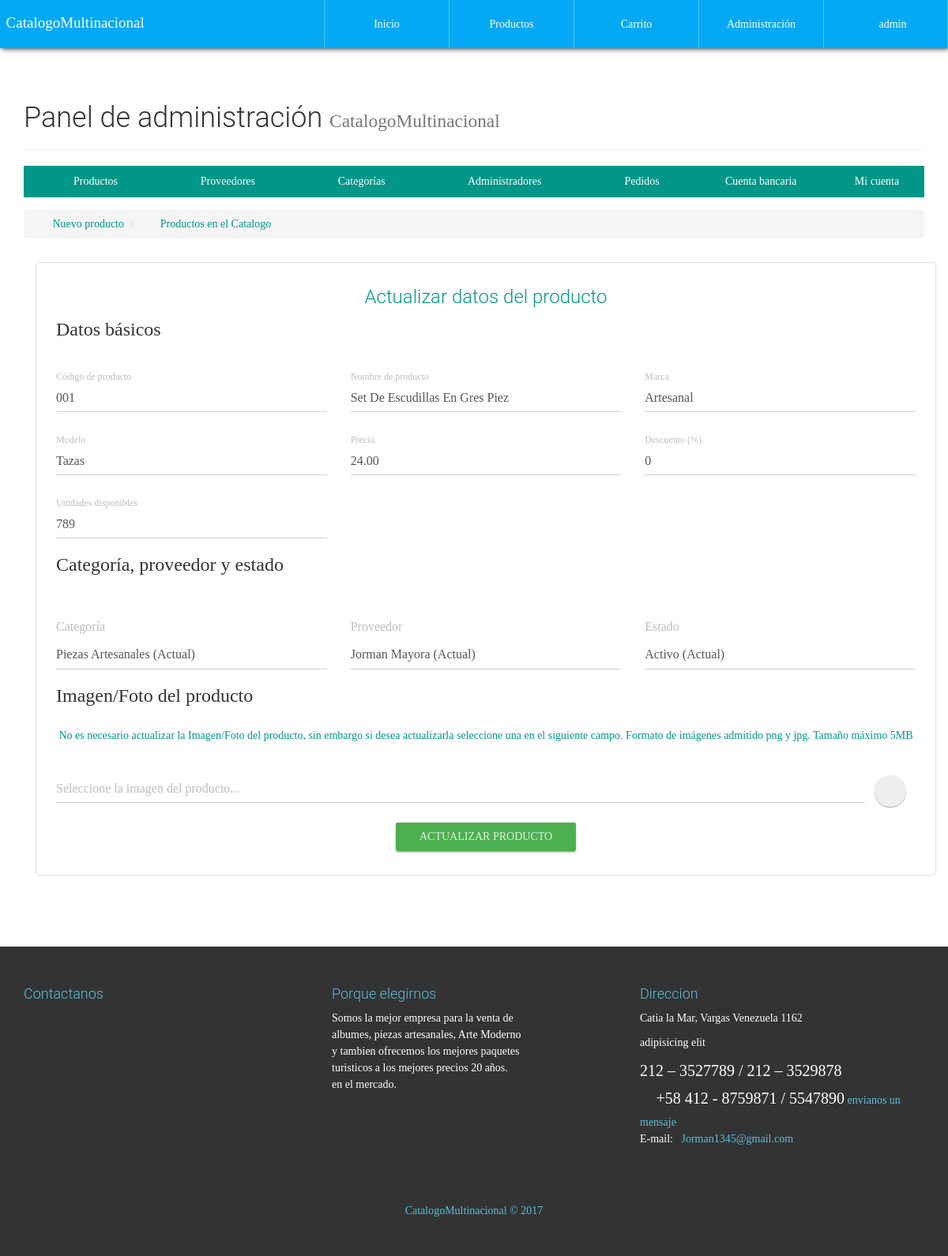
The page /configAdmin.php?view=productinfo&code=001 (signed in) on the database its author committed.
### tables this page shows
CREATE TABLE IF NOT EXISTS `producto` (
  `id` int(20) NOT NULL AUTO_INCREMENT,
  `CodigoProd` varchar(30) NOT NULL,
  `NombreProd` varchar(30) NOT NULL,
  `CodigoCat` varchar(30) NOT NULL,
  `Precio` decimal(30,2) NOT NULL,
  `Descuento` int(2) NOT NULL,
  `Modelo` varchar(30) NOT NULL,
  `Marca` varchar(30) NOT NULL,
  `Stock` int(20) NOT NULL,
  `NITProveedor` varchar(30) NOT NULL,
  `Imagen` varchar(150) NOT NULL,
  `Nombre` varchar(30) NOT NULL,
  `Estado` varchar(15) NOT NULL,
  PRIMARY KEY (`id`),
  KEY `CodigoCat` (`CodigoCat`),
  KEY `NITProveedor` (`NITProveedor`),
  KEY `Agregado` (`Nombre`)
);

### library/consulSQL.php (called while the page is built, shortened)
<?php
class ejecutarSQL {
    public static function conectar(){
        if(!$con=  mysqli_connect(SERVER,USER,PASS,BD)){
            echo "Error en el servidor, verifique sus datos";
        }
        mysqli_set_charset($con, "utf8");
        return $con;
    }
    public static function consultar($query) {
        if (!$consul = mysqli_query(ejecutarSQL::conectar(), $query)) {
            echo 'Error en la consulta SQL ejecutada';
        }
        return $consul;
    }
}

### admin/productinfo-view.php (the view, shortened to what this page needs)
<ul class="breadcrumb" style="margin-bottom: 5px;">
    <li>
        <a href="configAdmin.php?view=product">
            <i class="fa fa-plus-circle" aria-hidden="true"></i> &nbsp; Nuevo producto
        </a>
    </li>
    <li>
        <a href="configAdmin.php?view=productlist"><i class="fa fa-list-ol" aria-hidden="true"></i> &nbsp; Productos en el Catalogo</a>
    </li>
</ul>
<div class="container">
	<div class="row">
        <div class="col-xs-12">
            <div class="container-form-admin">
                <h3 class="text-primary text-center">Actualizar datos del producto</h3>
                <?php
                	$code=$_GET['code'];
                	$producto=ejecutarSQL::consultar("SELECT * FROM producto WHERE CodigoProd='$code'");
                	$prod=mysqli_fetch_array($producto, MYSQLI_ASSOC);
                ?>
                <form action="./process/updateProduct.php" method="POST" enctype="multipart/form-data" class="FormCatElec" data-form="update">
                    <div class="container-fluid">
                        <div class="row">
                            <div class="col-xs-12">
                                <legend>Datos básicos</legend>
                            </div>
                            <div class="col-xs-12 col-sm-6 col-md-4">
                              <div class="form-group label-floating">
                                <label class="control-label">Código de producto</label>
                                <input type="text" class="form-control" value="<?php echo $prod['CodigoProd']; ?>" required maxlength="30" readonly name="prod-codigo">
                              </div>
                            </div>
                            <div class="col-xs-12 col-sm-6 col-md-4">
                              <div class="form-group label-floating">
                                <label class="control-label">Nombre de producto</label>
                                <input type="text" class="form-control" value="<?php echo $prod['NombreProd']; ?>" required maxlength="30" name="prod-name">
                              </div>
                            </div>
                            <div class="col-xs-12 col-sm-6 col-md-4">
                              <div class="form-group label-floating">
                                <label class="control-label">Marca</label>
                                <input type="text" class="form-control" value="<?php echo $prod['Marca']; ?>" required name="prod-marca">
                              </div>
                            </div>
                            <div class="col-xs-12 col-sm-6 col-md-4">
                              <div class="form-group label-floating">
                                <label class="control-label">Modelo</label>
                                <input type="text" class="form-control" value="<?php echo $prod['Modelo']; ?>" required name="prod-model">
                              </div>
                            </div>
                            <div class="col-xs-12 col-sm-6 col-md-4">
                              <div class="form-group label-floating">
                                <label class="control-label">Precio</label>
                                <input type="text" class="form-control" value="<?php echo $prod['Precio']; ?>" required maxlength="20" pattern="[0-9.]{1,20}" name="prod-price">
                              </div>
                            </div>
                            <div class="col-xs-12 col-sm-6 col-md-4">
                              <div class="form-group label-floating">
                                <label class="control-label">Descuento (%)</label>
                                <input type="text" class="form-control" required maxlength="2" pattern="[0-9]{1,2}" name="prod-desc-price" value="<?php echo $prod['Descuento']; ?>">
                              </div>
                            </div>
                            <div class="col-xs-12 col-sm-6 col-md-4">
                              <div class="form-group label-floating">
                                <label class="control-label">Unidades disponibles</label>
                                <input type="text" class="form-control" value="<?php echo $prod['Stock']; ?>" required maxlength="20" pattern="[0-9]{1,20}" name="prod-stock">
                              </div>
                            </div>
                            <div class="col-xs-12">
                                <legend>Categoría, proveedor y estado</legend>
                            </div>
                            <div class="col-xs-12 col-sm-6 col-md-4">
                              <div class="form-group">
                                <label>Categoría</label>
                                <select class="form-control" name="prod-categoria">
                                    <?php
                                        $categoria=ejecutarSQL::consultar("SELECT * FROM categoria");
                                        while($catec=mysqli_fetch_array($categoria, MYSQLI_ASSOC)){
                                        	if($prod['CodigoCat']==$catec['CodigoCat']){
                                            	echo '<option selected="" value="'.$catec['CodigoCat'].'">'.$catec['Nombre'].' (Actual)</option>';
                                        	}else{
                                        		echo '<option value="'.$catec['CodigoCat'].'">'.$catec['Nombre'].'</option>';
                                        	}
                                        }
                                    ?>
                                </select>
                              </div>
                            </div>
                            <div class="col-xs-12 col-sm-6 col-md-4">
                              <div class="form-group">
                                <label>Proveedor</label>
                                <select class="form-control" name="prod-codigoP">
                                    <?php
                                        $proveedor=ejecutarSQL::consultar("SELECT * FROM proveedor");
                                        while($prov=mysqli_fetch_array($proveedor, MYSQLI_ASSOC)){
                                        	if($prod['NITProveedor']==$prov['NITProveedor']){
                                        		echo '<option selected="" value="'.$prov['NITProveedor'].'">'.$prov['NombreProveedor'].' (Actual)</option>';
                                        	}else{
                                            	echo '<option value="'.$prov['NITProveedor'].'">'.$prov['NombreProveedor'].'</option>';
                                        	}
                                        }
                                    ?>
                                </select>
                              </div>
                            </div>
                            <div class="col-xs-12 col-sm-6 col-md-4">
                              <div class="form-group">
                                <label>Estado</label>
                                <select class="form-control" name="prod-estado">
                                	<?php
                                		if($prod['Estado']=="Activo"){
                                			echo '
                                				<option value="Activo" selected="">Activo (Actual)</option>
                                    			<option value="Desactivado">Desactivado</option>
                                			';
                                		}else{
                                			echo '
                                				<option value="Activo">Activo</option>
                                    			<option value="Desactivado" selected="">Desactivado (Actual)</option>
                                			';
                                		}
                                	?>
                                </select>
                              </div>
                            </div>
                            <div class="col-xs-12">
                                <legend>Imagen/Foto del producto</legend>
                                <p class="text-center text-primary">
                                    No es necesario actualizar la Imagen/Foto del producto, sin embargo si desea actualizarla seleccione una en el siguiente campo. Formato de imágenes admitido png y jpg. Tamaño máximo 5MB
                                </p>
                            </div>
                            <div class="col-xs-12">
                                <div class="form-group">
                                  <div class="input-group">
                                    <input type="text" readonly="" class="form-control" placeholder="Seleccione la imagen del producto...">
                                      <span class="input-group-btn input-group-sm">
                                        <button type="button" class="btn btn-fab btn-fab-mini">
                                          <i class="fa fa-file-image-o" aria-hidden="true"></i>
                                        </button>
                                      </span>
                                  </div>
                                </div>
                            </div>
                        </div>
                    </div>
                <p class="text-center"><button type="submit" class="btn btn-success btn-raised">Actualizar producto</button></p>
                </form>
            </div>
        </div>
    </div>
</div>

### css/style.css (style rules this page uses)
body { font-family: "FontFamilySPro"; line-height: 1.5; font-size: 1.4em; width: 100%; height: 100%; margin: 0px; padding: 0px; background-position: center center; background-repeat: no-repeat; background-attachment: fixed; background-size: cover; background-color: #fff; }
.container-form-admin { border: 1px solid #e0e1e1 !important; border-radius: 4px; padding: 10px; margin-top: 25px; }
#container-page-configAdmin { background-image: url(../assets/img/font-registration.JPG); }

### rows shown on the page
producto: prod-codigo "001", prod-name "Set De Escudillas En Gres Piez", prod-marca "Artesanal", prod-model "Tazas", prod-price "24.00", prod-desc-price "0", prod-stock "789", prod-estado "Activo (Actual)"

### other values the page prints
$_SESSION['nombreAdmin'] "admin"
form field prod-categoria "Piezas Artesanales (Actual)"
form field prod-codigoP "Jorman Mayora (Actual)"
